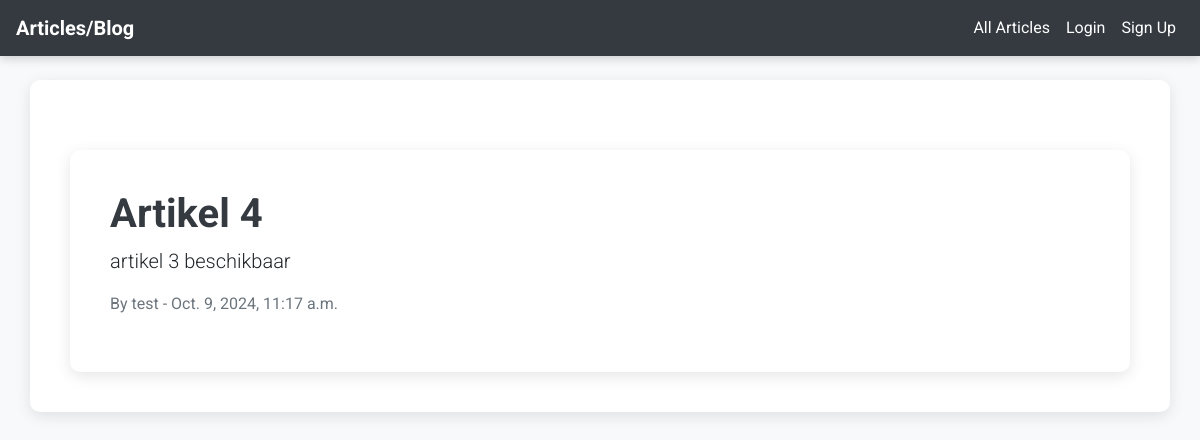
Screenshot of /article/2/ with the database file from the repository.
### blog/models.py (models this page shows, shortened)
class Article(models.Model):
    title = models.CharField(max_length=200)
    content = models.TextField()
    author = models.ForeignKey(User, on_delete=models.CASCADE)
    created_at = models.DateTimeField(auto_now_add=True)

### blog/views.py (the view)
# urls.py: path('article/<int:article_id>/', views.article_detail, name='article_detail'),
def article_detail(request, article_id):
    article = get_object_or_404(Article, pk=article_id)
    return render(request, 'blog/article_detail.html', {'article': article})

### blog/templates/blog/article_detail.html (shortened to what this page needs)
{% extends 'base.html' %}
{% block content %}
  <div class="container">
    <h1>{{ article.title }}</h1>
    <p class="lead">{{ article.content }}</p>
    <p class="text-muted">
      By {{ article.author }} - {{ article.created_at }}
    </p>
  </div>
{% endblock %}

### blog/templates/base.html (style rules this page uses)
body { font-family: "Roboto", sans-serif; background-color: #f8f9fa; }
.container { background-color: #ffffff; padding: 40px; border-radius: 10px; box-shadow: 0 4px 15px rgba(0, 0, 0, 0.1); margin-top: 30px; }
h1, h2 { color: #343a40; font-weight: bold; }

### rows the page displays
Article: title "Artikel 4", content "artikel 3 beschikbaar", author "test", created_at "Oct. 9, 2024, 11:17 a.m."
